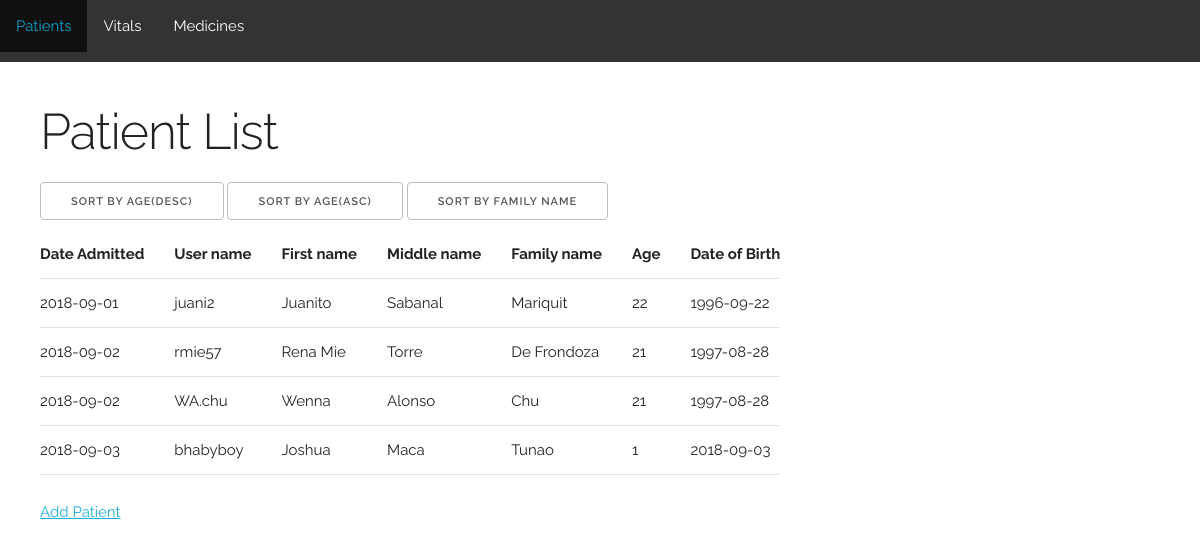
Page /patients?filterby=agedesc on the committed database.
### server.py (models this page shows, shortened)
class Patient(db.Model):
    id = db.Column(db.Integer, primary_key=True)
    user_name = db.Column(db.String(80), nullable=False)
    password_hash = db.Column(db.String(120), nullable=False)
    date_admitted = db.Column(db.Date, nullable=False)
    first_name = db.Column(db.String(80), nullable=False)
    middle_name = db.Column(db.String(120), nullable=False)
    family_name = db.Column(db.String(120), nullable=False)
    gender = db.Column(db.String(8), nullable=False)
    birth_date = db.Column(db.Date, nullable=False)
    age = db.Column(db.Integer, nullable=False)
    bp = db.Column(db.Integer, nullable=True)
    metroprolol = db.Column(db.Integer, nullable=True)
    anti_histamine = db.Column(db.Integer, nullable=True)
    paracetamol = db.Column(db.Integer, nullable=True)
    @property
    def password(self):
        raise AttributeError('password is not a readable attribute')

### server.py (the view)
@app.route('/patients', methods=['GET', 'POST'])
def patients_list():
    rendered_template = None
    if request.method == 'GET':
        patients = Patient.query.all()
        rendered_template = render_template('view_patients.html', patients=patients)
    if request.args.get('filterby','') == 'agedesc':
        patients = db.session.query(Patient).order_by(Patient.age.desc())
        rendered_template = render_template('view_patients.html', patients=patients)
    if request.args.get('filterby','') == 'ageasc':
        patients = db.session.query(Patient).order_by(Patient.age.asc())
        rendered_template = render_template('view_patients.html', patients=patients)
    if request.args.get('filterby','') == 'familyname':
        patients = db.session.query(Patient).order_by("Patient.family_name")
        rendered_template = render_template('view_patients.html', patients=patients)
    return rendered_template

### templates/view_patients.html (shortened to what this page needs)
{% extends 'base.html' %}
{% block pagecontent %}
    <main style="margin-top: 3rem;">
        <div style="margin: 4rem">
            <div class="row">
                <div class="twelve columns">
                    <h1>Patient List</h1>
                    <a href="/patients?filterby=agedesc" class="button">Sort by Age(Desc)</a>
                    <a href="/patients?filterby=ageasc" class="button">Sort by Age(Asc)</a>
                    <a href="/patients?filterby=familyname" class="button">Sort by Family name</a>
                    <table>
                        <tr>
                            <th>Date Admitted</th>
                            <th>User name</th>
                            <th>First name</th>
                            <th>Middle name</th>
                            <th>Family name</th>
                            <th>Age</th>
                            <th>Date of Birth</th>
                        </tr>
                        {% for patient in patients %}
                        <tr>
                            <td>{{ patient.date_admitted }}</td>
                            <td>{{ patient.user_name }}</td>
                            <td>{{ patient.first_name }}</td>
                            <td>{{ patient.middle_name }}</td>
                            <td>{{ patient.family_name }}</td>
                            <td>{{ patient.age }}</td>
                            <td>{{ patient.birth_date }}</td>
                        </tr>
                        {% endfor %}
                    </table>
                    <a href="patients/add" class="button-primary">Add Patient</a>
                </div>
            </div>
        </div>
    </main>
{% endblock %}

### static/css/skeleton.css (style rules this page uses)
.column, .columns { width: 100%; float: left; box-sizing: border-box; }
@media (min-width: 550px) { .column, .columns { margin-left: 4%; } }
@media (min-width: 550px) { .column:first-child, .columns:first-child { margin-left: 0; } }
@media (min-width: 550px) { .twelve.columns { width: 100%; margin-left: 0; } }
html { font-size: 62.5%; }
body { font-size: 1.5em; line-height: 1.6; font-weight: 400; font-family: "Raleway", "HelveticaNeue", "Helvetica Neue", Helvetica, Arial, sans-serif; color: #222; }
h1, h2, h3, h4, h5, h6 { margin-top: 0; margin-bottom: 2rem; font-weight: 300; }
h1 { font-size: 4.0rem; line-height: 1.2; letter-spacing: -.1rem; }
@media (min-width: 550px) { h1 { font-size: 5.0rem; } }
a { color: #1EAEDB; }
.button, button, input[type="submit"], input[type="reset"], input[type="button"] { display: inline-block; height: 38px; padding: 0 30px; color: #555; text-align: center; font-size: 11px; font-weight: 600; line-height: 38px; letter-spacing: .1rem; text-transform: uppercase; text-decoration: none; white-space: nowrap; background-color: transparent; border-radius: 4px; border: 1px solid #bbb; cursor: pointer; box-sizing: border-box; }
th, td { padding: 12px 15px; text-align: left; border-bottom: 1px solid #E1E1E1; }
th:first-child, td:first-child { padding-left: 0; }
th:last-child, td:last-child { padding-right: 0; }
button, .button { margin-bottom: 1rem; }
pre, blockquote, dl, figure, table, p, ul, ol, form { margin-bottom: 2.5rem; }
.container:after, .row:after, .u-cf { content: ""; display: table; clear: both; }

### rows in the picture
Patient: date_admitted "2018-09-01", user_name "juani2", first_name "Juanito", middle_name "Sabanal", family_name "Mariquit", age "22", birth_date "1996-09-22"
Patient: date_admitted "2018-09-02", user_name "rmie57", first_name "Rena Mie", middle_name "Torre", family_name "De Frondoza", age "21", birth_date "1997-08-28"
Patient: date_admitted "2018-09-02", user_name "WA.chu", first_name "Wenna", middle_name "Alonso", family_name "Chu", age "21", birth_date "1997-08-28"
Patient: date_admitted "2018-09-03", user_name "bhabyboy", first_name "Joshua", middle_name "Maca", family_name "Tunao", age "1", birth_date "2018-09-03"
